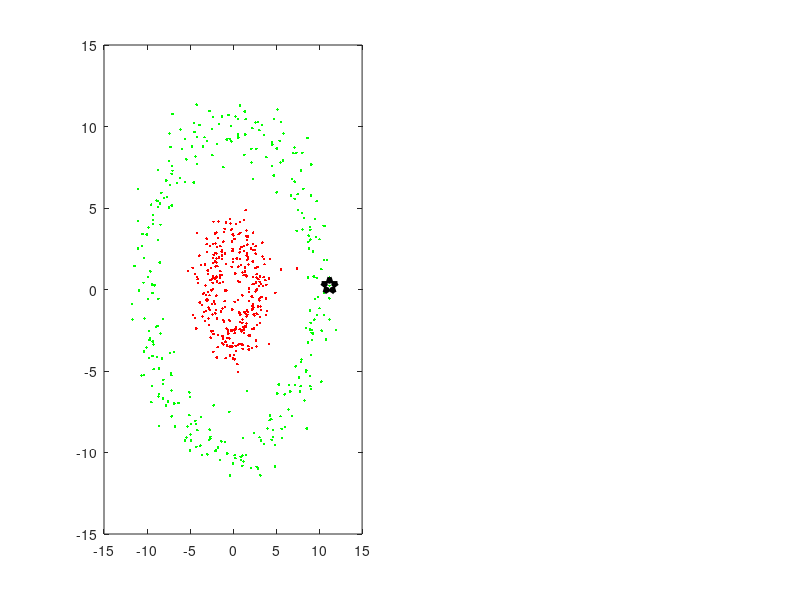

Source code (MATLAB): (Note: this script raises an error after producing the figure.)
function demo_capacity
%% try a nonlinear decision boundary

SVMC = .1;
%xs = linspace(0,4*pi,1000);
%xs2 = sin(xs);
t = linspace(0,2*pi,300);
xpos = [10*cos(t); 10*sin(t)]
xneg = [3*cos(t); 3*sin(t)];

xpos = xpos + randn(size(xpos));
xneg = xneg + randn(size(xneg));

%PAD = 1;
%xpos = [xs; xs2 + PAD + randn(size(xs))];
%xneg = [xs; xs2 - PAD + randn(size(xs))];

ypos = t*0 + 1;
yneg = t*0 - 1;

x = [xpos xneg];
y = [ypos yneg];

pos = find(y==1);
neg = find(y==-1);

%figure(1)
%clf
%subplot(1,2,1)

y = y';

gammas = linspace(.00001,100,size(x,2));
for iii = 1:1:size(xpos,2)
  index = iii
  gamma = 1;
  %gamma = gammas(iii); %.001;
  %gammaK = iii;
  %gammaK = 0;


figure(1)
clf
subplot(1,2,1)
plot(x(1,y==-1),x(2,y==-1),'r.')
hold on;
plot(x(1,y==1),x(2,y==1),'g.')

hold on;
plot(x(1,index),x(2,index),'kp','MarkerSize',12,'LineWidth',3)

ds = distSqr_fast(xpos(:,index),xpos);
[aa,bb] = sort(ds);
curx = [xpos(:,bb(1:50)) xneg];
cury = [ypos(bb(1:50)) yneg]';

[w,b] = learn_local_no_capacity(curx,cury,index,SVMC);
res = w'*x-b;

xmin = min(x(1,:));
xmax = max(x(1,:));


PAD = .1*(max(x(1,:))-min(x(1,:)));
bbox_range = [min(x(1,:))-PAD max(x(1,:))+PAD min(x(2,:))-PAD max(x(2, ...
                                                  :))+PAD];

xmin = bbox_range(1);
xmax = bbox_range(2);
ymin = (b - w(1)*xmin)/w(2);
ymax = (b - w(1)*xmax)/w(2);

% bbox_range(1:3) = bbox_range(1:3)-10;
% bbox_range(2:4) = bbox_range(2:4)+10;


yminneg = (1+b - w(1)*bbox_range(1))/w(2);
ymaxneg = (1+b - w(1)*bbox_range(2))/w(2);

yminpos = (-1+b - w(1)*bbox_range(1))/w(2);
ymaxpos = (-1+b - w(1)*bbox_range(2))/w(2);

hold on;
plot([xmin xmax],[ymin ymax],'k','LineWidth',2)
hold on;
plot([xmin xmax],[yminneg ymaxneg],'b--','LineWidth',2)
hold on;
plot([xmin xmax],[yminpos ymaxpos],'r--','LineWidth',2)
title('Max-Margin Solution')
axis(bbox_range)
subplot(1,2,2)
plot(x(1,y==-1),x(2,y==-1),'r.')
hold on;
plot(x(1,y==1),x(2,y==1),'g.')

hold on;
plot(x(1,index),x(2,index),'kp','MarkerSize',12,'LineWidth',3)

[w,b,alphas,pos_inds] = learn_local_capacity(x,y,index,SVMC,gamma);

res = w'*x-b;

xmin = bbox_range(1);
xmax = bbox_range(2);
ymin = (b - w(1)*xmin)/w(2);
ymax = (b - w(1)*xmax)/w(2);

yminneg = (1+b - w(1)*xmin)/w(2);
ymaxneg = (1+b - w(1)*xmax)/w(2);

yminpos = (-1+b - w(1)*xmin)/w(2);
ymaxpos = (-1+b - w(1)*xmax)/w(2);

yminneg = (1+b - w(1)*bbox_range(1))/w(2);
ymaxneg = (1+b - w(1)*bbox_range(2))/w(2);

yminpos = (-1+b - w(1)*bbox_range(1))/w(2);
ymaxpos = (-1+b - w(1)*bbox_range(2))/w(2);


hold on;
plot([xmin xmax],[ymin ymax],'k','LineWidth',2)
hold on;
plot([xmin xmax],[yminneg ymaxneg],'b--','LineWidth',2)
hold on;
plot([xmin xmax],[yminpos ymaxpos],'r--','LineWidth',2)
hold on;


goods = pos_inds(alphas>0);

plot(x(1,goods),x(2,goods),'ko');
title(sprintf('Max-Capacity \\gamma=%.3f',gamma))

axis(bbox_range)

drawnow

end


function [w,b,alphas,pos_inds] = learn_local_capacity(x,y,index,SVMC,gamma)
%maximum-capacity learning
pos_inds = find(y==y(index));

flip = 0;
if y(index) == -1
  flip = 1;
  y = y *-1;
end

g = ones(size(pos_inds));

%turn all negatives on, they always stay on
%turn all positives off at start
alphas = y*0+1;
alphas(pos_inds)=0;

%turn self on (its a positive)
alphas(index) = 1;

oldgoods = [];
for k = 1:20
  goods = find(alphas==1);
  if length(oldgoods) > 0
    diffinds = setdiff(goods,oldgoods);
    if length(diffinds) == 0
      alphas = alphas(pos_inds);
      return;
    end
  end

  oldgoods = goods;
  frac=(sum(alphas)-sum(y==-1)) / length(pos_inds);
  
  svm_model = svmtrain(y(goods), x(:,goods)',sprintf(['-s 0 -t 0 -c' ...
                    ' %f -q'],SVMC));
  
  
  svm_weights = full(sum(svm_model.SVs .* ...
                         repmat(svm_model.sv_coef,1,size(svm_model.SVs,2)),1));
  w = svm_weights';
  b = svm_model.rho;
  
  if 1
    %%optimize alphas 
    if 1
      %gamma term
      hinge = @(x)max(1-x,0.0);
      loss_term = hinge((w'*x(:,pos_inds)) .* y(pos_inds)');
      alphas(pos_inds) = loss_term < gamma*g';  
    % else
    %   %%TOPK
    %   loss_term = (1-(w'*x(:,pos_inds)) .* y(pos_inds)');
    %   [alpha,beta] = sort(loss_term);
    %   alphas(pos_inds) = 1;
    %   alphas(pos_inds(beta(K+1:end)))=0;
    end
    
    %fprintf(1,'hack non-enable sellf\n');
    %turn self on
    %alphas(index) = 1;
  end
  
  %fprintf(1,'frac +: %.3f, raw=%d\n',frac,sum(alphas)-sum(y==-1));
  
end

fprintf(1,' --frac +: %.3f, raw=%d\n',frac,sum(alphas)-sum(y==-1));

if flip == 1
  w = w*-1;
  b = b*-1;
end

alphas = alphas(pos_inds);

function [w,b] = learn_local_no_capacity(x,y,index,SVMC)

pos_inds = find(y==1);
alphas = y*0+1;

svm_model = svmtrain(y, x',sprintf(['-s 0 -t 0 -c' ...
                    ' %f -q'],SVMC));

svm_weights = full(sum(svm_model.SVs .* ...
                       repmat(svm_model.sv_coef,1,size(svm_model.SVs,2)),1));
w = svm_weights';
b = svm_model.rho;
